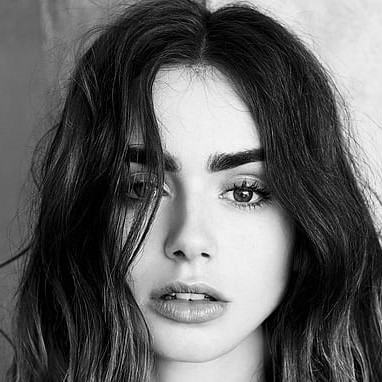
#> input picture test_images/portrait.jpg, 382 x 382 px, given in place of image.jpg, which was not available
$ python main.py 100 1.0 1.0 3 5   (older library calls are emulated)
#> lines starting #> are read from the running program, lines starting #| are printed output that depends on the picture; after the words box and inside, x2 and y2 are one past the last pixel; in counts of white or black regions, pixels touching at a corner belong together; pictures that were not available may be replaced by others from this repository, and a replacement may not be noted
# Originally from https://github.com/jennynotjen/threadPortraitAlgorithm
from PIL import Image, ImageOps, ImageDraw
from bresenham import bresenham
from skimage.color import rgb2gray
from skimage.draw import line
import numpy as np
import matplotlib.pyplot as plt
import sys

#GET INPUT CONSTANTS HERE

args = sys.argv
BOARD_WIDTH = int(args[1])          #CM
PIXEL_WIDTH = float(args[2])        #ex: 1 - suggest keeping this constant and changing board width only
LINE_TRANSPARENCY = float(args[3])  #value between 0 to 1
NUM_NAILS = int(args[4])            #ex: 300
MAX_ITERATIONS = int(args[5])       #ex: 4000
NAILS_SKIP = 10
OUTPUT_TITLE = "output"

pixels = int(BOARD_WIDTH/PIXEL_WIDTH)
size = (pixels+1, pixels+1)

def cropToCircle(path):
#> called with path = 'image.jpg'
    img = Image.open(path).convert("L")
    img = img.resize(size);
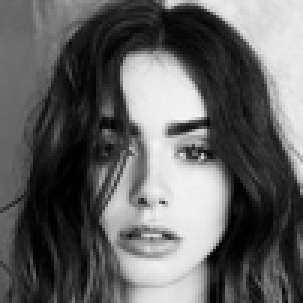
#> img: PIL image 101x101 L (shown 3 times larger); min 0, max 245, mean 98
    mask = Image.new('L', size, 0)
#> mask: PIL image 101x101 L; every value is 0
    draw = ImageDraw.Draw(mask)
    draw.ellipse((0, 0) + size, fill=255)
    mask = mask.resize(img.size, Image.ANTIALIAS)
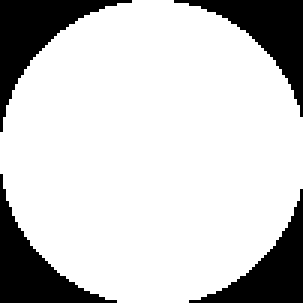
#> mask: PIL image 101x101 L (shown 3 times larger); 79.6% white; 4 black regions, box (x1, y1, x2, y2) and area: (0, 0, 44, 44) 565, (58, 0, 101, 39) 521, (0, 58, 39, 101) 521, (63, 63, 101, 101) 478
    img.putalpha(mask)
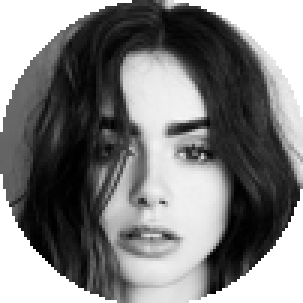
#> img: PIL image 101x101 LA (shown 3 times larger); mean R, G, B, A 98, 98, 98, 202.9; transparent parts drawn white

    output = ImageOps.fit(img, mask.size, centering=(0.5, 0.5))
    output.putalpha(mask)
    return output

#Cropping image to a circle
ref = cropToCircle("image.jpg")

base = Image.new('L', size, color=255)
#> base: PIL image 101x101 L; every value is 255

#Calculating pixels and setting up nail perimeter
angles = np.linspace(0, 2*np.pi, NUM_NAILS)  # angles to the dots
cx, cy = (BOARD_WIDTH/2/PIXEL_WIDTH, BOARD_WIDTH/2/PIXEL_WIDTH)  # center of circle
xs = cx + BOARD_WIDTH*0.5*np.cos(angles)/PIXEL_WIDTH
ys = cy + BOARD_WIDTH*0.5*np.sin(angles)/PIXEL_WIDTH
nails = list(map(lambda x,y: (int(x),int(y)), xs,ys))
results = open("results.txt", "w")
res = ""

#Uncomment to show nails plot
#plt.scatter(xs, ys, c = 'red', s=2)
#plt.show()

cur_nail = 1        #start at arbitrary nail
ref_arr = np.transpose(np.array(ref)[:, :, 0])
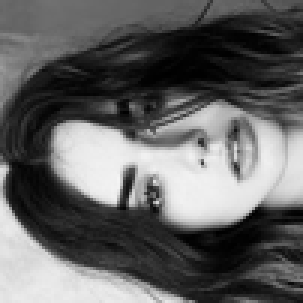
#> ref_arr: shape (101, 101) (shown 3 times larger); min 0, max 245, mean 98
base_arr = base.load()

for i in range(MAX_ITERATIONS):
    best_line = None
    new_nail = None
    min_avg_value = 10000
    for n in range(cur_nail+1+NAILS_SKIP,cur_nail+len(nails)-NAILS_SKIP):
        n = n%NUM_NAILS
        tmp_value = 0
        new_line = line(nails[cur_nail][0], nails[cur_nail][1], nails[n][0], nails[n][1])
        num_pts = len(new_line[0])

        tmp_value = np.sum(ref_arr[new_line])

        if tmp_value/num_pts < min_avg_value:
            best_line = new_line
            new_nail = n
            #print(new_nail,tmp_value/num_pts)
            min_avg_value = tmp_value/num_pts

    # [6 lines of commented-out code are left out]

    ref_arr[best_line] = 255
    addLine = ImageDraw.Draw(base)
#> (the run stopped early here; a loop or call above may not have finished)
